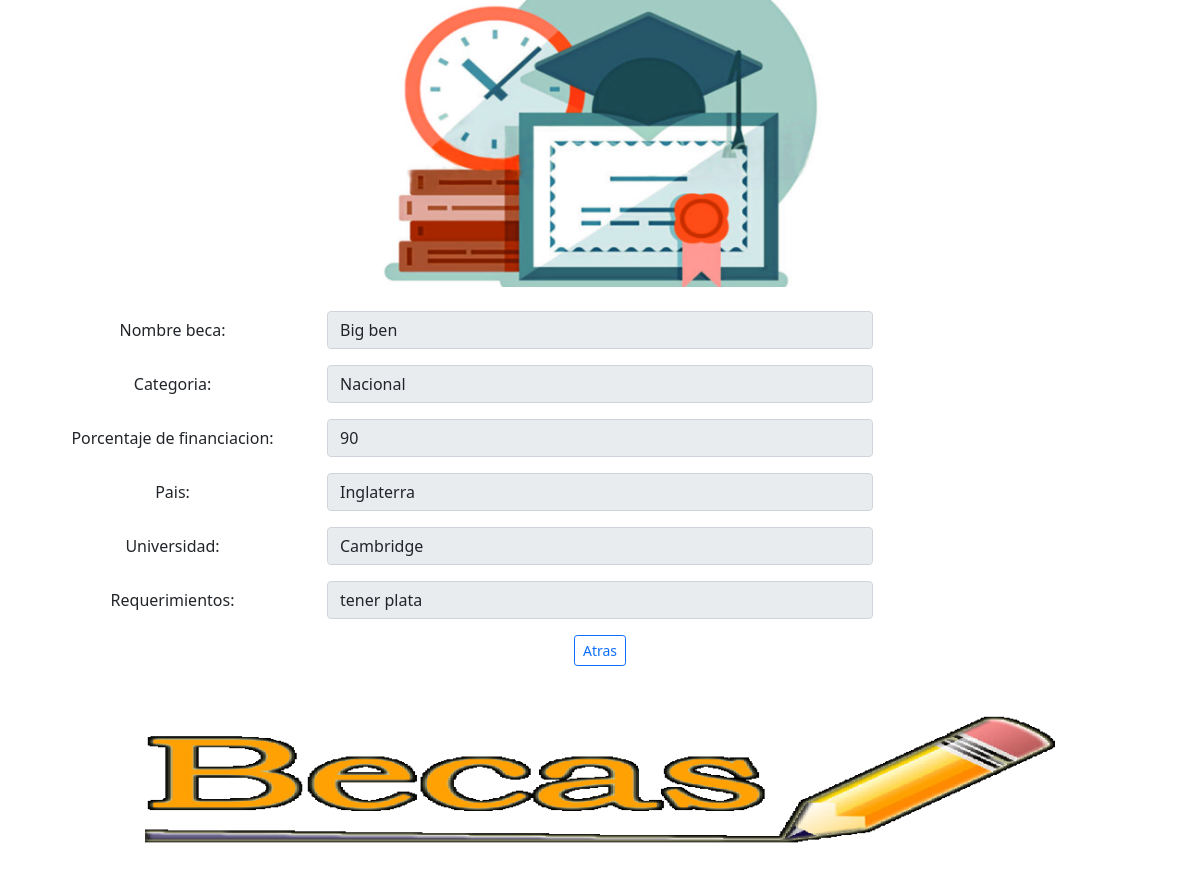
Page /3 on the committed database.
### beca/models.py (models this page shows)
class Beca(models.Model):
    id = models.AutoField(primary_key=True)
    Categoria = models.CharField(max_length=100)
    Nombre = models.CharField(max_length=100)
    Porcentaje_F = models.IntegerField(max_length=100)
    Pais = models.CharField(max_length=100)
    Universidad = models.CharField(max_length=100)
    Requirimientos = models.CharField(max_length=100)
    Popularidad = models.IntegerField(max_length=100)

### beca/views.py (the view)
# urls.py: path('<int:id>', views.detalleBeca, name="detalleBeca"),
def detalleBeca(request,id):
    beca = Beca.objects.get(id=id)
    beca.Popularidad = beca.Popularidad + 1
    beca.save()
    contexto = {
        'beca': beca
    }
    return render(request,'detalleBeca.html',contexto)

### beca/templates/detalleBeca.html (shortened to what this page needs)
<!DOCTYPE html>
{% load static %}
<html lang="en">
    <head>
    <link href="https://cdn.jsdelivr.net/npm/bootstrap@5.1.3/dist/css/bootstrap.min.css" rel="stylesheet">
  </head>
  <body>
    <div class="container text-center">
        <div class="container mb-4 text-center">
            <img src="{% static 'imagenes/beca.jpg' %}" class="img-fluid col-6" alt="ImgBeca">
        </div>
        <div class="row mb-3">
            <label for="inputEmail3" class="col-sm-3 col-form-label">Nombre beca:</label>
            <div class="col-sm-6">
                <input class="form-control" type="text" value="{{ beca.Nombre }}" aria-label="Disabled input example" disabled readonly>
            </div>
        </div>
        <div class="row mb-3">
            <label for="inputEmail3" class="col-sm-3 col-form-label">Categoria:</label>
            <div class="col-sm-6">
                <input class="form-control" type="text" value="{{ beca.Categoria }}" aria-label="Disabled input example" disabled readonly>
            </div>
        </div>
        <div class="row mb-3">
            <label for="inputEmail3" class="col-sm-3 col-form-label">Porcentaje de financiacion:</label>
            <div class="col-sm-6">
                <input class="form-control" type="text" value="{{ beca.Porcentaje_F }}" aria-label="Disabled input example" disabled readonly>
            </div>
        </div>
        <div class="row mb-3">
            <label for="inputEmail3" class="col-sm-3 col-form-label">Pais:</label>
            <div class="col-sm-6">
                <input class="form-control" type="text" value="{{ beca.Pais }}" aria-label="Disabled input example" disabled readonly>
            </div>
        </div>
        <div class="row mb-3">
            <label for="inputEmail3" class="col-sm-3 col-form-label">Universidad:</label>
            <div class="col-sm-6">
                <input class="form-control" type="text" value="{{ beca.Universidad }}" aria-label="Disabled input example" disabled readonly>
            </div>
        </div>
        <div class="row mb-3">
            <label for="inputEmail3" class="col-sm-3 col-form-label">Requerimientos:</label>
            <div class="col-sm-6">
                <input class="form-control" type="text" value="{{ beca.Requirimientos }}" aria-label="Disabled input example" disabled readonly>
            </div>
        </div>
        <div class="container mb-5 text-center">
            <a class="btn btn-outline-primary btn-sm" href="{% url 'index'  %}"> Atras </a>
        </div>
        <div class="container mb-4 text-center">
            <img src="{% static 'imagenes/beca2.png' %}" class="img-fluid col-10" alt="ImgBeca">
        </div>
    </div>
</body>
</html>

### rows in the picture
Beca: Nombre "Big ben", Categoria "Nacional", Porcentaje_F "90", Pais "Inglaterra", Universidad "Cambridge", Requirimientos "tener plata"
